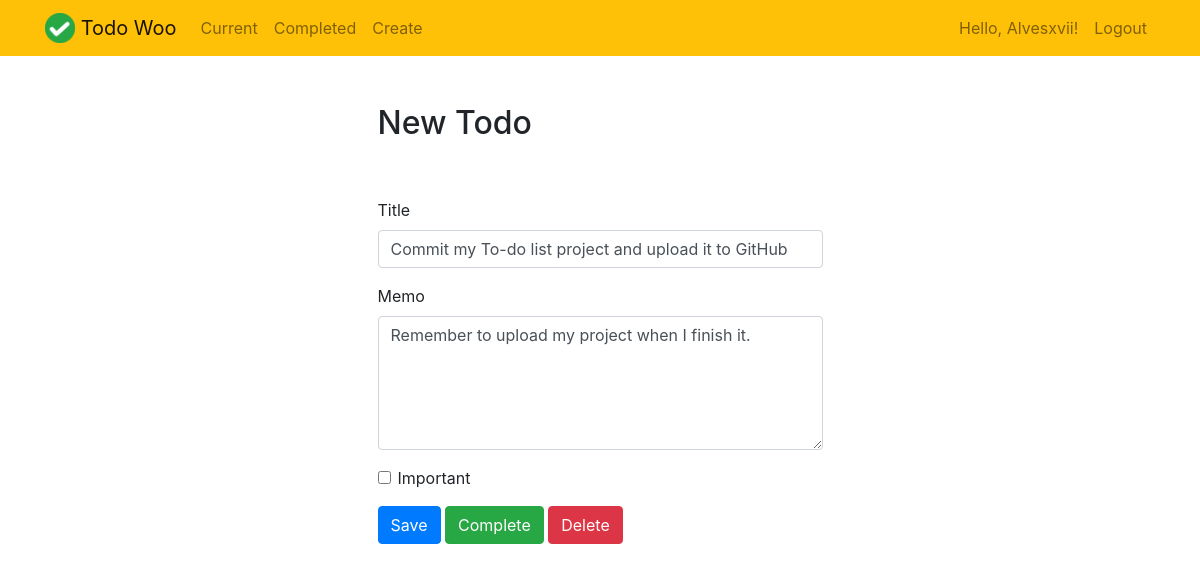
Screenshot of /todo/7 (signed in) with the database file from the repository.
### todo/models.py (models this page shows, shortened)
class Todo(models.Model):
    title = models.CharField(max_length=100)
    memo = models.TextField(blank=True)
    created = models.DateTimeField(auto_now_add=True)
    datecompleted = models.DateTimeField(null=True, blank=True)
    important = models.BooleanField(default=False)
    user = models.ForeignKey(User, on_delete=models.CASCADE)

### todo/views.py (the view, shortened to what this page needs)
# urls.py: path('todo/<int:todo_pk>', views.viewtodo, name='viewtodo'),
@login_required
def viewtodo(request, todo_pk):
    todo = get_object_or_404(Todo, pk=todo_pk, user=request.user)
    if request.method == 'GET':
        form = TodoForm(instance=todo)
        return render(request, 'todo/viewtodo.html', {'todo': todo, 'form': form})

### todo/forms.py
class TodoForm(ModelForm):
    class Meta:
        model = Todo
        fields = ['title', 'memo', 'important']

### todo/templates/todo/viewtodo.html (shortened to what this page needs)
{% extends 'todo/base.html' %}
{% block content %}
<div class="row justify-content-center mt-5">
        <div class="col-md-5">
            <h2>New Todo</h2>
        </div>
    </div>
    <div class="row justify-content-center mt-5">
        <div class="col-md-5">
            <form method="POST">
                <div class="form-group">
                    <label for="title">Title</label>
                    <input type="text" name="title" class="form-control" id="title" value="{{ todo.title }}" required>
                </div>
                <div class="form-group">
                    <label for="memo">Memo</label>
                    <textarea name="memo" rows="5" class="form-control" id="memo" >{{ todo.memo }}</textarea>
                </div>
                <div class="form-group form-check">
                    <input type="checkbox" name="important" class="form-check-input" id="important" {% if todo.important %}checked{% endif %}>
                    <label class="form-check-label" for="important">Important</label>
                </div>
                <button type="submit" class="btn btn-primary">Save</button>
                <button type="button" class="btn btn-success" onclick="$('#complete').click()">Complete</button>
                <button type="button" class="btn btn-danger" onclick="$('#delete').click()">Delete</button>
            </form>
        </div>
    </div>
{% endblock %}

### todo/templates/todo/base.html (shortened to what this page needs)
<!doctype html>
{% load static %}
<html lang="en">
<head>
    <link rel="stylesheet" href="https://stackpath.bootstrapcdn.com/bootstrap/4.4.1/css/bootstrap.min.css">
</head>
<body>
<nav class="navbar navbar-expand-md navbar-light bg-warning">
<div class="container">
    <a class="navbar-brand" href="{% url 'home' %}">
         <img src="{% static 'todo/logo.png' %}" width="30" height="30" class="d-inline-block align-top">
        <span>Todo Woo</span>
    </a>
    <div class="collapse navbar-collapse" id="navbarNav">
    {% if user.is_authenticated %}
        <ul class="navbar-nav mr-auto">
                <li class="nav-item {{ current }}">
                    <a class="nav-link" href="{% url 'currenttodos' %}">Current</a>
                </li>
                <li class="nav-item {{ completed }}">
                    <a class="nav-link" href="{% url 'completedtodos' %}">Completed</a>
                </li>
                <li class="nav-item {{ create }}">
                    <a class="nav-link" href="{% url 'createtodo' %}">Create</a>
                </li>
        </ul>
    {% endif %}
    <ul class="navbar-nav ml-auto">
            {% if user.is_authenticated %}
                <li class="nav-item">
                    <a href="#" class="nav-link">Hello, {{ user.username }}!</a>
                </li>
                <li class="nav-item">
                    <a href="#" onclick="$('#signOutBtn').click()" class="nav-link">Logout</a>
                </li>
            {% endif %}
        </ul>
    </div>
</div>
</nav>
<div class="container">
{% block content %}{% endblock %}
</div>
</body>
</html>

### rows the page displays
Todo: title "Commit my To-do list project and upload it to GitHub", memo "Remember to upload my project when I finish it."

### other values shown
{{ user.username }} "Alvesxvii"
